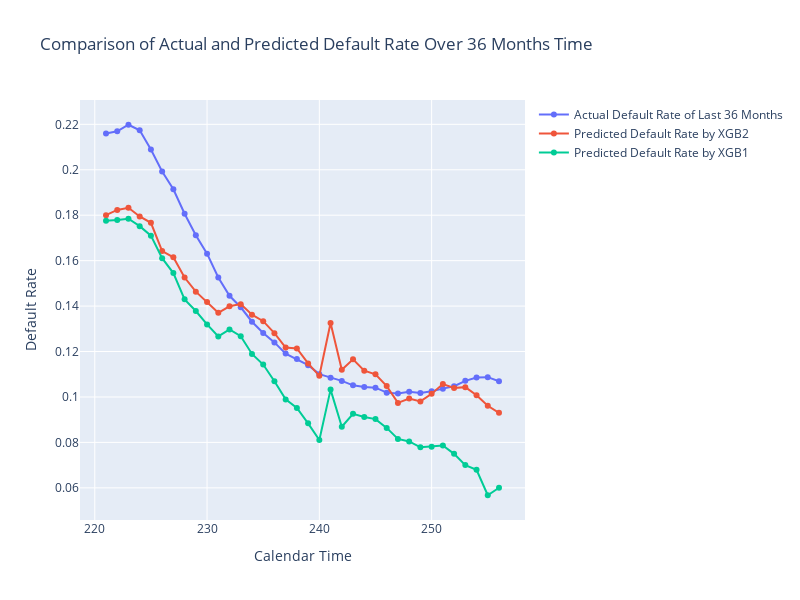

Notebook code for this chart:
### Code cell
# Create traces
trace_actual = go.Scatter(
    x=actual_by_36.index,
    y=actual_by_36.values,
    mode='lines+markers',
    name='Actual Default Rate of Last 36 Months'
)

#trace_pred_lr = go.Scatter(x=prob_by_horizon_3.index,y=prob_by_horizon_3.values,mode='lines+markers',name='Predicted Default Rate by Logistic Regression')

trace_pred_xgb2 = go.Scatter(
    x=prob_by_xgb2_36.index,
    y=prob_by_xgb2_36.values,
    mode='lines+markers',
    name='Predicted Default Rate by XGB2'
)

trace_pred_xgb1 = go.Scatter(
    x=prob_by_xgb1_36.index,
    y=prob_by_xgb1_36.values,
    mode='lines+markers',
    name='Predicted Default Rate by XGB1'
)

# Create layout
layout = go.Layout(
    title='Comparison of Actual and Predicted Default Rate Over 36 Months Time ',
    xaxis=dict(title='Calendar Time'),
    yaxis=dict(title='Default Rate'),
    hovermode='closest',
    width=800,  # Set the width of the plot
    height=600   # Set the height of the plot
)

# Create figure
fig = go.Figure(data=[trace_actual, trace_pred_xgb2, trace_pred_xgb1], layout=layout)

# Show plot
fig.show()

### Figure 1 — Plotly figure (JSON) as saved in the notebook; plotly's stock layout.template omitted (floating-point values rounded to 4 significant figures)
{"data": [{"mode": "lines+markers", "name": "Actual Default Rate of Last 36 Months", "type": "scatter", "x": [221, 222, 223, 224, 225, 226, 227, 228, 229, 230, 231, 232, 233, 234, 235, 236, 237, 238, 239, 240, 241, 242, 243, 244, 245, 246, 247, 248, 249, 250, 251, 252, 253, 254, 255, 256], "y": [0.216, 0.2169, 0.2198, 0.2174, 0.2089, 0.1993, 0.1914, 0.1807, 0.1712, 0.1631, 0.1526, 0.1445, 0.1395, 0.1331, 0.1282, 0.124, 0.1191, 0.1167, 0.114, 0.11, 0.1085, 0.1071, 0.1051, 0.1044, 0.1041, 0.1019, 0.1016, 0.1023, 0.1018, 0.1025, 0.1037, 0.1047, 0.1071, 0.1086, 0.1087, 0.1069]}, {"mode": "lines+markers", "name": "Predicted Default Rate by XGB2", "type": "scatter", "x": [221, 222, 223, 224, 225, 226, 227, 228, 229, 230, 231, 232, 233, 234, 235, 236, 237, 238, 239, 240, 241, 242, 243, 244, 245, 246, 247, 248, 249, 250, 251, 252, 253, 254, 255, 256], "y": [0.18, 0.1823, 0.1833, 0.1795, 0.1767, 0.1642, 0.1615, 0.1526, 0.1464, 0.1418, 0.1371, 0.1399, 0.1409, 0.1362, 0.1334, 0.1281, 0.1218, 0.1213, 0.1148, 0.1093, 0.1326, 0.112, 0.1166, 0.1116, 0.11, 0.1048, 0.0974, 0.09931, 0.09805, 0.1014, 0.1057, 0.104, 0.1043, 0.1008, 0.0961, 0.093]}, {"mode": "lines+markers", "name": "Predicted Default Rate by XGB1", "type": "scatter", "x": [221, 222, 223, 224, 225, 226, 227, 228, 229, 230, 231, 232, 233, 234, 235, 236, 237, 238, 239, 240, 241, 242, 243, 244, 245, 246, 247, 248, 249, 250, 251, 252, 253, 254, 255, 256], "y": [0.1776, 0.1778, 0.1785, 0.1752, 0.171, 0.1611, 0.1545, 0.143, 0.1378, 0.1319, 0.1267, 0.1297, 0.1268, 0.1189, 0.1143, 0.1069, 0.09894, 0.09515, 0.08838, 0.08103, 0.1032, 0.08688, 0.09258, 0.09116, 0.09025, 0.08639, 0.08154, 0.08043, 0.07784, 0.07813, 0.07862, 0.07496, 0.07, 0.06796, 0.05674, 0.06003]}], "layout": {"height": 600, "hovermode": "closest", "title": {"text": "Comparison of Actual and Predicted Default Rate Over 36 Months Time "}, "width": 800, "xaxis": {"autorange": true, "range": [218.7, 258.3], "title": {"text": "Calendar Time"}, "type": "linear"}, "yaxis": {"autorange": true, "range": [0.04585, 0.2307], "title": {"text": "Default Rate"}, "type": "linear"}}}
